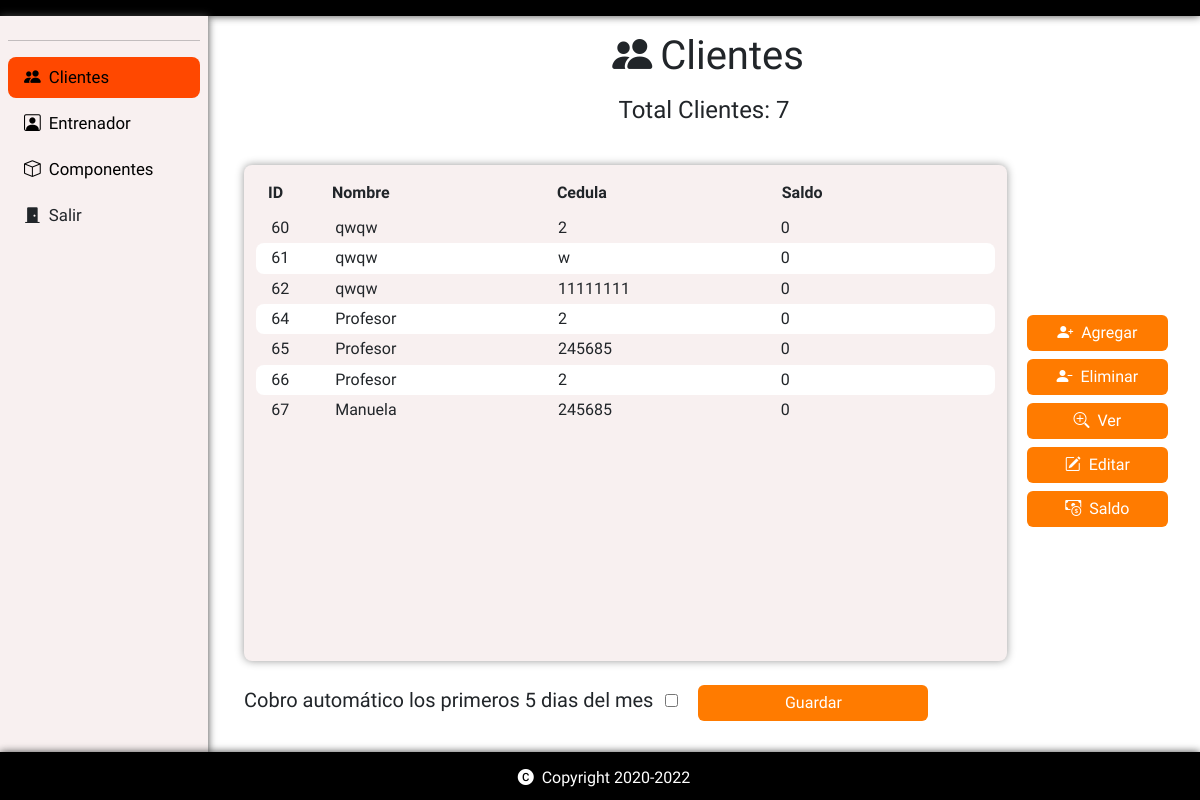
The page /admin/Cliente/admin-cliente.php on the database its author committed.
### tables this page shows
CREATE TABLE `clientes` (
  `idCliente` int(11) NOT NULL,
  `saldo` decimal(10,0) NOT NULL,
  `cedula` varchar(10) NOT NULL,
  `nombre` varchar(45) NOT NULL,
  `apellido` varchar(45) NOT NULL,
  `telefono` varchar(15) NOT NULL,
  `direccion` varchar(60) NOT NULL,
  `correo` varchar(45) NOT NULL,
  `discapacidad` enum('SI','NO') NOT NULL,
  `entrenador` enum('SI','NO') NOT NULL,
  `membresia` enum('NORMAL','GOLD','PLATINUM') NOT NULL
);

### admin/Cliente/admin-cliente.php (the view, shortened to what this page needs)
<?php
include("connect.php");
$query = "SELECT idCliente, nombre, cedula, saldo FROM clientes";
$result = mysqli_query($mysqli, $query);
$filas = mysqli_num_rows($result);
?>
<!DOCTYPE html>
<html lang="en">
<head>
  <link rel="stylesheet" href="../../scss/style.css">
  <link href="https://cdn.jsdelivr.net/npm/bootstrap@5.2.1/dist/css/bootstrap.min.css" rel="stylesheet"
>
  <link rel="stylesheet" href="https://cdn.jsdelivr.net/npm/bootstrap-icons@1.9.0/font/bootstrap-icons.css" />
</head>
<body>
  <div class="top"></div>
  <nav class="sidebar">
    <hr>
    <a href="../cliente/admin-cliente.php" class="button-main"><i class="bi bi-people-fill mx-2"></i>Clientes</a>
    <a href="../Trainer/admin-trainer.php" class="button"><i class="bi bi-person-square mx-2"></i>Entrenador</a>
    <a href="../Componentes/admin-componentes.php" class="button"><i class="bi bi-box mx-2"></i>Componentes</a>
    <div class="button" data-bs-toggle="modal" data-bs-target="#exit"><i class="bi bi-door-closed-fill mx-2"></i>Salir
    </div>
  </nav>
  <div class="container app">
    <div class="row px-4 py-3">
      <h1 class="h1 text-center mb-3"><i class="bi bi-people-fill mx-2"></i>Clientes</h1>
      <div clas="col-4">
        <h4 class="text-center">Total Clientes:
          <?php echo $filas ?>
        </h4>
      </div>
    </div>
    <div class="row px-4 py-3">
      <div class="col-10">
        <div class="table client">
          <div class="header">
            <div class="item">ID</div>
            <div class="item">Nombre</div>
            <div class="item">Cedula</div>
            <div class="item">Saldo</div>
          </div>
          <?php
          if ($filas > 0) {
            while ($row = mysqli_fetch_array($result)) {
          ?>
          <div class="row">
            <div id="dato">
              <?php echo $row['idCliente'] ?>
            </div>
            <div>
              <?php echo $row['nombre'] ?>
            </div>
            <div>
              <?php echo $row['cedula'] ?>
            </div>
            <div>
              <?php echo $row['saldo'] ?>
            </div>
          </div>
          <?php
            }
          ?>
        </div>
        <?php
          }
          ?>
      </div>
      <div class="col-2 px-2 align-v">
        <button class="btn btn-primary my-1 w-100" data-bs-toggle="modal" data-bs-target="#addClient">
          <i class="bi bi-person-plus-fill me-2"></i>Agregar
        </button>
        <button class="btn btn-primary my-1 w-100" onclick="boom()">
          <i class="bi bi-person-dash-fill me-2"></i>Eliminar
        </button>
        <button onclick="show()" class="btn btn-primary my-1 w-100">
          <i class="bi bi-zoom-in me-2"></i>Ver
        </button>
        <button class="btn btn-primary my-1 w-100" onclick="update()">
          <i class="bi bi-pencil-square me-2"></i>Editar
        </button>
        <button class="btn btn-primary my-1 w-100" data-bs-toggle="modal" data-bs-target="#editBalance">
          <i class="bi bi-cash-coin me-2"></i>Saldo
        </button>
      </div>
      <div class="col-12">
        <label for="name" class="mt-2 fs-5 me-2">Cobro automático los primeros 5 dias del mes</label>
        <input id=""  name="cedulaR" type="checkbox" class="me-3">
        <button class="btn btn-primary my-1 w-25" data-bs-toggle="modal" data-bs-target="#saveCobro">Guardar</button>
      </div>
    </div>
  </div>
  <footer class="footer mt-2 mt-lg-0 p-3 d-flex w-100">
    <h2 class="h6 text-white"><i class="bi bi-c-circle-fill mx-2"></i>Copyright 2020-2022</h2>
  </footer>
</body>
</html>

### scss/style.css (style rules this page uses)
html * { font-family: "Heebo" !important; }
html { min-height: calc(100vh - 3rem) !important; position: relative; }
a { text-decoration: none !important; color: black !important; }
body { margin: 0; }
.top { width: 100%; height: 1rem; background-color: black; box-shadow: 0 0 0.5rem rgb(68, 68, 68); }
.align-v { display: flex; flex-direction: column; justify-content: center; align-items: center !important; }
.btn { border: none !important; color: white !important; }
.btn-primary { background-color: rgb(255, 123, 0) !important; }
.sidebar { position: fixed; margin: 0; padding: 0.5rem; width: 13rem; height: 100%; background-color: rgb(248, 240, 240); box-shadow: 0 0 0.5rem rgb(68, 68, 68); }
.sidebar .button, .sidebar .button-main { font-size: 1.05rem; padding: 0.5rem; display: block; cursor: pointer; margin: 0.3rem 0; border-radius: 0.5rem; transition: background-color 0.3s; }
.sidebar .button-main { background-color: rgb(255, 72, 0); }
.app { width: calc(100% - 13rem) !important; margin-left: 13rem !important; }
.table { height: calc(100vh - 19rem); padding: 1rem 0rem; padding-left: 1.5rem; background-color: rgb(248, 240, 240); box-shadow: 0 0 0.5rem rgb(153, 153, 153); border-radius: 0.5rem; justify-content: center; overflow-y: scroll; }
.table .row { padding: 0.2rem; width: 100% !important; display: grid; cursor: pointer; border-radius: 0.5rem; transition: background-color 0.2s; }
.table .row.white { background-color: white; }
.table.client .row { grid-template-columns: 4rem repeat(3, 1fr); }
.table.client .header { grid-template-columns: 4rem repeat(3, 1fr); }
.table .header { width: 100% !important; margin-bottom: 0.5rem; display: grid; font-weight: bold; }
.footer { height: 3rem; position: absolute !important; bottom: -3rem; background-color: black; box-shadow: 0 0 0.5rem rgb(68, 68, 68); flex-direction: column; align-items: center; }

### rows shown on the page
clientes: idCliente "60", nombre "qwqw", cedula "2", saldo "0"
clientes: idCliente "61", nombre "qwqw", cedula "w", saldo "0"
clientes: idCliente "62", nombre "qwqw", cedula "11111111", saldo "0"
clientes: idCliente "64", nombre "Profesor", cedula "2", saldo "0"
clientes: idCliente "65", nombre "Profesor", cedula "245685", saldo "0"
clientes: idCliente "66", nombre "Profesor", cedula "2", saldo "0"
clientes: idCliente "67", nombre "Manuela", cedula "245685", saldo "0"

### other values the page prints
$filas "7"
